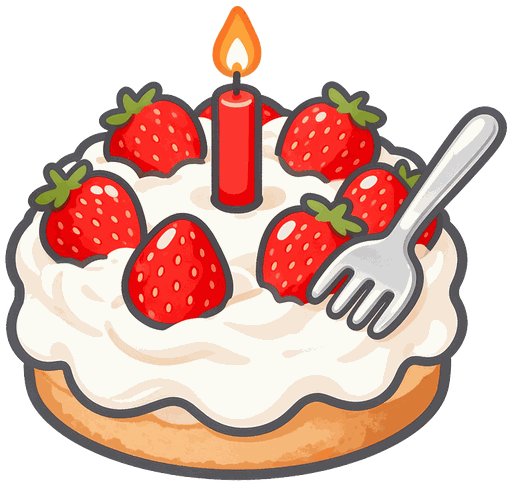
#> input picture assets/images/illus/illus_anni_cake.png, 512 x 485 px, found by its file name; its folder holds only this picture in this run
$ python make_contact_sheet.py
#> lines starting #> are read from the running program, lines starting #| are printed output that depends on the picture
# -*- coding: utf-8 -*-
"""质检拼图：把 assets/images/illus 全部素材分别合成到暖纸底/深色底，各输出一张网格大图。"""
import os
import sys

from PIL import Image

sys.stdout.reconfigure(encoding="utf-8")
DST = r"D:\Projects\Personal\lovegirl\assets\images\illus"
OUT = r"D:\Projects\Personal\lovegirl\tools"
CELL, COLS = 170, 6
BGS = {"light": (255, 248, 243), "dark": (42, 36, 33)}

files = sorted(f for f in os.listdir(DST) if f.endswith(".png"))
rows = (len(files) + COLS - 1) // COLS
for tag, bg in BGS.items():
    sheet = Image.new("RGB", (COLS * CELL, rows * CELL), bg)
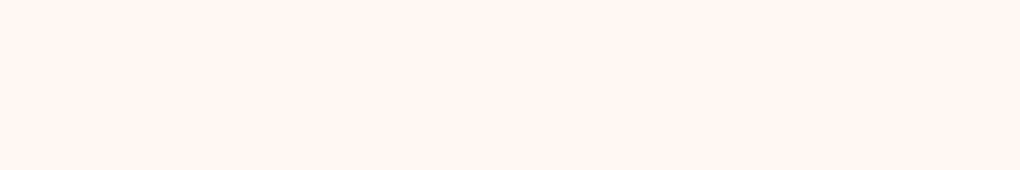
#> sheet: PIL image 1020x170 RGB; mean R, G, B 255, 248, 243
    for i, f in enumerate(files):
        im = Image.open(os.path.join(DST, f)).convert("RGBA")
#> im is the input picture: PIL image 512x485 RGBA; mean R, G, B, A 131.1, 95.8, 86.6, 159.4
        im.thumbnail((CELL - 14, CELL - 14))
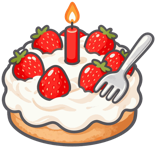
#> im: PIL image 156x148 RGBA; mean R, G, B, A 131.6, 96.3, 87.1, 159.4; transparent parts drawn white
        x = (i % COLS) * CELL + (CELL - im.size[0]) // 2
#> x = 7
        y = (i // COLS) * CELL + (CELL - im.size[1]) // 2
#> y = 11
        sheet.paste(im, (x, y), im)
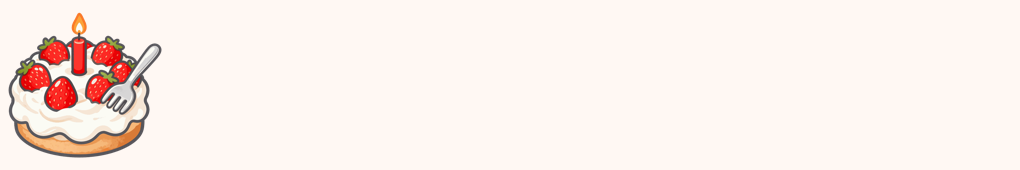
#> sheet: PIL image 1020x170 RGB; mean R, G, B 251, 239.9, 234.1
    out = os.path.join(OUT, "illus_sheet_%s.jpg" % tag)
    sheet.save(out, quality=82)
    print(out, sheet.size, len(files), "items")
#| D:\Projects\Personal\lovegirl\tools/illus_sheet_light.jpg (1020, 170) 1 items
